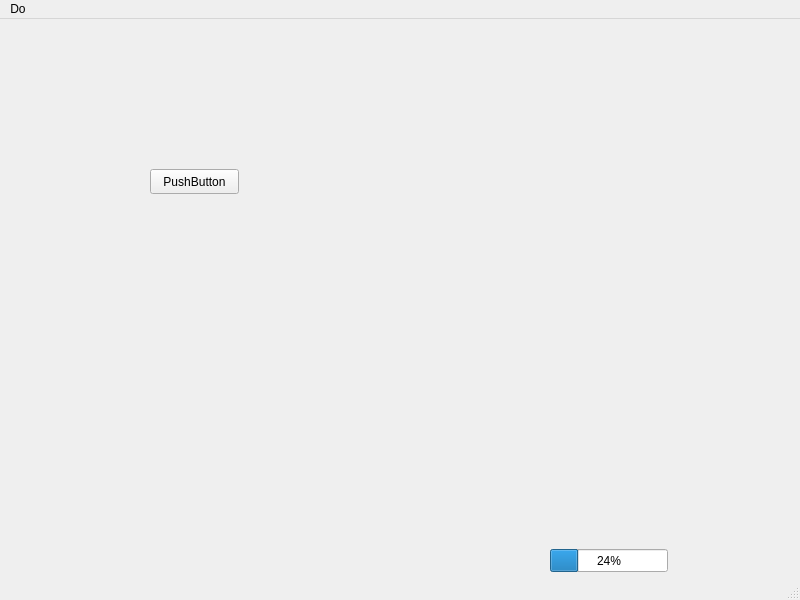
<?xml version="1.0" encoding="UTF-8"?>
<ui version="4.0">
 <class>MainWindow</class>
 <widget class="QMainWindow" name="MainWindow">
  <property name="geometry">
   <rect>
    <x>0</x>
    <y>0</y>
    <width>800</width>
    <height>600</height>
   </rect>
  </property>
  <property name="windowTitle">
   <string>MainWindow</string>
  </property>
  <widget class="QWidget" name="centralwidget">
   <widget class="QPushButton" name="pushButton">
    <property name="geometry">
     <rect>
      <x>150</x>
      <y>150</y>
      <width>89</width>
      <height>25</height>
     </rect>
    </property>
    <property name="text">
     <string>PushButton</string>
    </property>
   </widget>
   <widget class="QProgressBar" name="progressBar">
    <property name="geometry">
     <rect>
      <x>550</x>
      <y>530</y>
      <width>118</width>
      <height>23</height>
     </rect>
    </property>
    <property name="value">
     <number>24</number>
    </property>
   </widget>
  </widget>
  <widget class="QMenuBar" name="menubar">
   <property name="geometry">
    <rect>
     <x>0</x>
     <y>0</y>
     <width>800</width>
     <height>22</height>
    </rect>
   </property>
   <widget class="QMenu" name="menuDo">
    <property name="title">
     <string>Do</string>
    </property>
    <addaction name="actionsomething"/>
   </widget>
   <addaction name="menuDo"/>
  </widget>
  <widget class="QStatusBar" name="statusbar"/>
  <action name="actionsomething">
   <property name="text">
    <string>something</string>
   </property>
  </action>
 </widget>
 <resources/>
 <connections/>
</ui>
